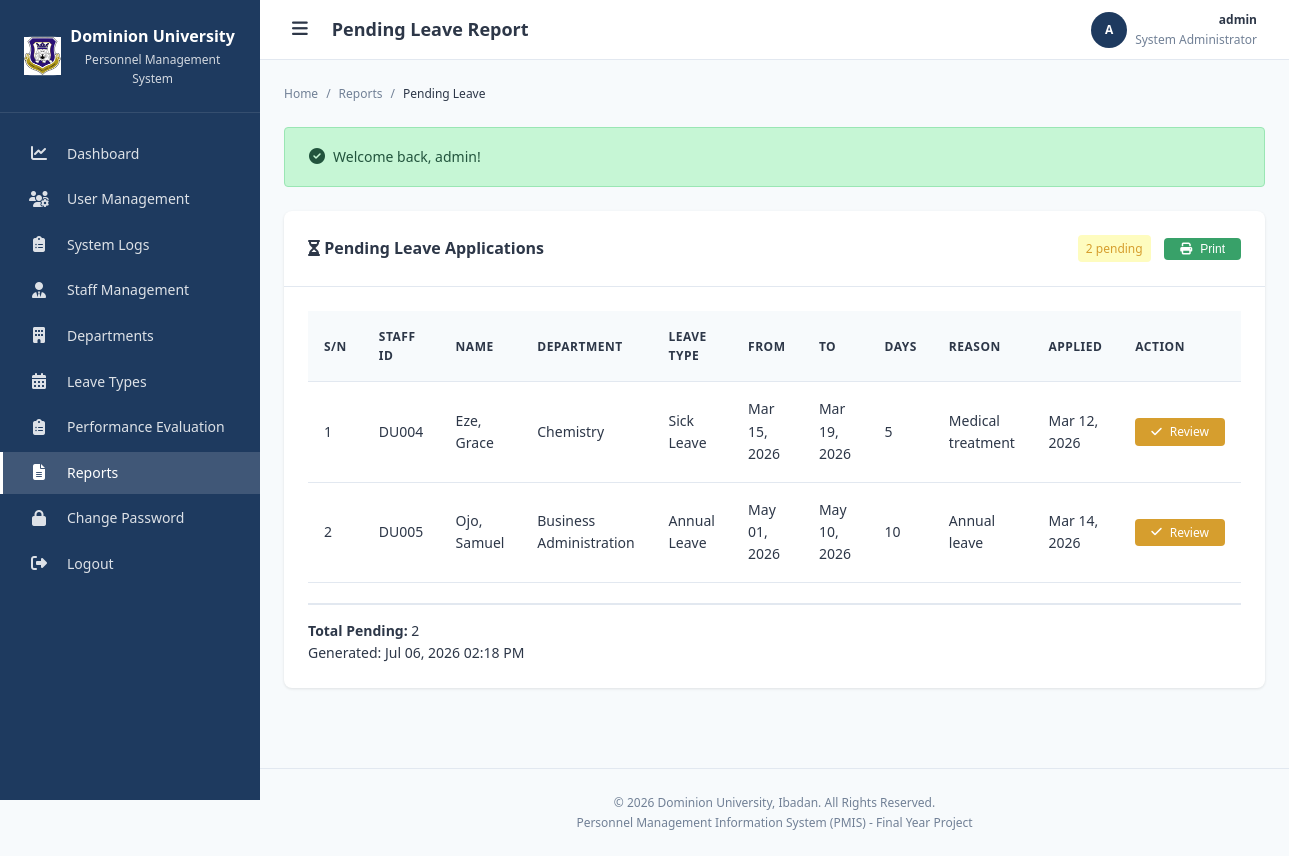
The app's page /modules/reports/leave_pending.php (signed in) with its own data.
### tables this page shows
CREATE TABLE leave_applications (
    id INT AUTO_INCREMENT PRIMARY KEY,
    staff_id INT NOT NULL,
    leave_type_id INT NOT NULL,
    start_date DATE NOT NULL,
    end_date DATE NOT NULL,
    total_days INT NOT NULL,
    reason TEXT NOT NULL,
    status ENUM('pending', 'approved', 'rejected') DEFAULT 'pending',
    hod_comment TEXT,
    hr_comment TEXT,
    applied_at TIMESTAMP DEFAULT CURRENT_TIMESTAMP,
    reviewed_at TIMESTAMP NULL,
    reviewed_by INT NULL,
    
     
    FOREIGN KEY (staff_id) REFERENCES staff(id) ON DELETE CASCADE ON UPDATE CASCADE,
    FOREIGN KEY (leave_type_id) REFERENCES leave_types(id) ON DELETE RESTRICT ON UPDATE CASCADE,
    FOREIGN KEY (reviewed_by) REFERENCES users(id) ON DELETE SET NULL ON UPDATE CASCADE,
    
     
    INDEX idx_leave_staff (staff_id),
    INDEX idx_leave_status (status),
    INDEX idx_leave_dates (start_date, end_date),
    INDEX idx_leave_applied (applied_at)
);

CREATE TABLE staff (
    id INT AUTO_INCREMENT PRIMARY KEY,
    staff_id VARCHAR(50) NOT NULL UNIQUE COMMENT 'Unique staff identification number',
    first_name VARCHAR(100) NOT NULL,
    last_name VARCHAR(100) NOT NULL,
    middle_name VARCHAR(100),
    gender ENUM('Male', 'Female', 'Other') NOT NULL,
    date_of_birth DATE,
    marital_status ENUM('Single', 'Married', 'Divorced', 'Widowed'),
    address TEXT,
    phone VARCHAR(20),
    email VARCHAR(100),
    next_of_kin VARCHAR(200),
    height VARCHAR(10),
    qualification VARCHAR(255),
    department_id INT,
    rank VARCHAR(100) COMMENT 'Job title/designation',
    employment_condition ENUM('Permanent', 'Contract', 'Temporary', 'Part-time') DEFAULT 'Permanent',
    date_recruited DATE,
    reason TEXT COMMENT 'Reason for employment/remarks',
    basic_salary DECIMAL(12, 2),
    staff_type ENUM('academic', 'non_academic') NOT NULL,
    passport_photo VARCHAR(255) COMMENT 'Path to passport photo',
    status ENUM('active', 'inactive', 'suspended') DEFAULT 'active',
    created_at TIMESTAMP DEFAULT CURRENT_TIMESTAMP,
    updated_at TIMESTAMP DEFAULT CURRENT_TIMESTAMP ON UPDATE CURRENT_TIMESTAMP,
    
     
    FOREIGN KEY (department_id) REFERENCES departments(id) ON DELETE SET NULL ON UPDATE CASCADE,
    
     
    INDEX idx_staff_id (staff_id),
    INDEX idx_staff_name (last_name, first_name),
    INDEX idx_staff_type (staff_type),
    INDEX idx_staff_status (status),
    INDEX idx_staff_dept (department_id)
);

CREATE TABLE departments (
    id INT AUTO_INCREMENT PRIMARY KEY,
    department_name VARCHAR(100) NOT NULL,
    department_code VARCHAR(20) UNIQUE,
    hod_staff_id INT NULL,
    description TEXT,
    created_at TIMESTAMP DEFAULT CURRENT_TIMESTAMP,
    updated_at TIMESTAMP DEFAULT CURRENT_TIMESTAMP ON UPDATE CURRENT_TIMESTAMP,
    INDEX idx_dept_name (department_name),
    INDEX idx_dept_code (department_code)
);

CREATE TABLE leave_types (
    id INT AUTO_INCREMENT PRIMARY KEY,
    leave_name VARCHAR(100) NOT NULL,
    max_days INT DEFAULT 0 COMMENT 'Maximum days allowed per year',
    description TEXT,
    created_at TIMESTAMP DEFAULT CURRENT_TIMESTAMP,
    updated_at TIMESTAMP DEFAULT CURRENT_TIMESTAMP ON UPDATE CURRENT_TIMESTAMP,
    INDEX idx_leave_name (leave_name)
);

### modules/reports/leave_pending.php (the view, shortened to what this page needs)
<?php
require_once '../../includes/functions.php';
require_once '../../includes/role_check.php';
$stmt = $pdo->query("
    SELECT la.*, lt.leave_name, s.first_name, s.last_name, s.staff_id as staff_code,
           d.department_name
    FROM leave_applications la
    JOIN leave_types lt ON la.leave_type_id = lt.id
    JOIN staff s ON la.staff_id = s.id
    LEFT JOIN departments d ON s.department_id = d.id
    WHERE la.status = 'pending'
    ORDER BY la.applied_at ASC
");
$pendingLeave = $stmt->fetchAll();
require_once '../../includes/header.php';
require_once '../../includes/sidebar.php';
?>
<div class="card">
    <div class="card-header">
        <h3 class="card-title"><i class="fas fa-hourglass-half"></i> Pending Leave Applications</h3>
        <div>
            <span class="badge badge-warning"><?php echo count($pendingLeave); ?> pending</span>
            <button type="button" class="btn btn-success btn-sm" onclick="window.print()" style="margin-left: 10px;">
                <i class="fas fa-print"></i> Print
            </button>
        </div>
    </div>
    <div class="card-body">
        <?php if (!empty($pendingLeave)): ?>
            <div class="table-container">
                <table class="data-table">
                    <thead>
                        <tr>
                            <th>S/N</th>
                            <th>Staff ID</th>
                            <th>Name</th>
                            <th>Department</th>
                            <th>Leave Type</th>
                            <th>From</th>
                            <th>To</th>
                            <th>Days</th>
                            <th>Reason</th>
                            <th>Applied</th>
                            <th>Action</th>
                        </tr>
                    </thead>
                    <tbody>
                        <?php $sn = 1; foreach ($pendingLeave as $leave): ?>
                            <tr>
                                <td><?php echo $sn++; ?></td>
                                <td><?php echo escapeOutput($leave['staff_code']); ?></td>
                                <td><?php echo escapeOutput($leave['last_name'] . ', ' . $leave['first_name']); ?></td>
                                <td><?php echo escapeOutput($leave['department_name'] ?? 'N/A'); ?></td>
                                <td><?php echo escapeOutput($leave['leave_name']); ?></td>
                                <td><?php echo formatDate($leave['start_date']); ?></td>
                                <td><?php echo formatDate($leave['end_date']); ?></td>
                                <td><?php echo $leave['total_days']; ?></td>
                                <td><?php echo escapeOutput(truncateText($leave['reason'], 30)); ?></td>
                                <td><?php echo formatDate($leave['applied_at']); ?></td>
                                <td>
                                    <a href="../leave/review.php" class="btn btn-sm btn-warning">
                                        <i class="fas fa-check"></i> Review
                                    </a>
                                </td>
                            </tr>
                        <?php endforeach; ?>
                    </tbody>
                </table>
            </div>
            <div style="margin-top: 20px; padding-top: 15px; border-top: 2px solid #e2e8f0;">
                <p><strong>Total Pending:</strong> <?php echo count($pendingLeave); ?></p>
                <p class="text-muted">Generated: <?php echo date('M d, Y h:i A'); ?></p>
            </div>
        <?php endif; ?>
    </div>
</div>
<?php require_once '../../includes/footer.php'; ?>

### assets/css/style.css (style rules this page uses)
:root { --primary-color: #1e3a5f; --primary-dark: #152a45; --primary-light: #2c5282; --secondary-color: #2d5a87; --accent-color: #3182ce; --bg-color: #f7fafc; --card-bg: #ffffff; --text-color: #2d3748; --text-muted: #718096; --border-color: #e2e8f0; --success-color: #38a169; --success-bg: #c6f6d5; --danger-color: #e53e3e; --danger-bg: #fed7d7; --warning-color: #d69e2e; --warning-bg: #fefcbf; --info-color: #3182ce; --info-bg: #bee3f8; --font-family: 'Segoe UI', Tahoma, Geneva, Verdana, sans-serif; --font-size-base: 14px; --font-size-sm: 12px; --font-size-lg: 16px; --font-size-xl: 18px; --font-size-2xl: 24px; --spacing-xs: 4px; --spacing-sm: 8px; --spacing-md: 16px; --spacing-lg: 24px; --spacing-xl: 32px; --radius-sm: 4px; --radius-md: 8px; --radius-lg: 12px; --shadow-sm: 0 1px 3px rgba(0, 0, 0, 0.1); --shadow-md: 0 4px 6px rgba(0, 0, 0, 0.1); --shadow-lg: 0 10px 15px rgba(0, 0, 0, 0.1); --sidebar-width: 260px; --sidebar-collapsed: 70px; --header-height: 60px; }
* { margin: 0; padding: 0; box-sizing: border-box; }
html { font-size: var(--font-size-base); }
body { font-family: var(--font-family); background-color: var(--bg-color); color: var(--text-color); line-height: 1.6; min-height: 100vh; }
a { text-decoration: none; color: var(--accent-color); transition: color 0.2s; }
.card { background: var(--card-bg); border-radius: var(--radius-md); box-shadow: var(--shadow-sm); margin-bottom: var(--spacing-lg); }
.card-header { padding: var(--spacing-lg); border-bottom: 1px solid var(--border-color); display: flex; align-items: center; justify-content: space-between; }
.card-title { font-size: var(--font-size-lg); font-weight: 600; color: var(--text-color); }
.card-body { padding: var(--spacing-lg); }
.table-container { overflow-x: auto; }
.data-table { width: 100%; border-collapse: collapse; }
.data-table th, .data-table td { padding: var(--spacing-md); text-align: left; border-bottom: 1px solid var(--border-color); }
.data-table th { background: var(--bg-color); font-weight: 600; color: var(--text-color); font-size: var(--font-size-sm); text-transform: uppercase; letter-spacing: 0.5px; }
.btn { display: inline-flex; align-items: center; justify-content: center; gap: var(--spacing-sm); padding: var(--spacing-sm) var(--spacing-lg); border: none; border-radius: var(--radius-sm); font-size: var(--font-size-base); font-weight: 500; cursor: pointer; transition: all 0.2s; text-decoration: none; }
.btn-success { background: var(--success-color); color: #fff; }
.btn-warning { background: var(--warning-color); color: #fff; }
.btn-sm { padding: var(--spacing-xs) var(--spacing-md); font-size: var(--font-size-sm); }
.badge { display: inline-block; padding: var(--spacing-xs) var(--spacing-sm); border-radius: var(--radius-sm); font-size: var(--font-size-sm); font-weight: 500; }
.badge-warning { background: var(--warning-bg); color: var(--warning-color); }

### records on screen
leave_applications: staff.staff_id "DU004", staff.first_name "Eze, Grace", departments.department_name "Chemistry", leave_type.leave_name "Sick Leave", start_date "Mar 15, 2026", end_date "Mar 19, 2026", total_days "5", reason "Medical treatment", applied_at "Mar 12, 2026"
leave_applications: staff.staff_id "DU005", staff.first_name "Ojo, Samuel", departments.department_name "Business Administration", leave_type.leave_name "Annual Leave", start_date "May 01, 2026", end_date "May 10, 2026", total_days "10", reason "Annual leave", applied_at "Mar 14, 2026"

### other values on screen
escapeOutput($pageTitle) "Pending Leave Report"
$currentUserInitials "A"
escapeOutput($currentUserName) "admin"
escapeOutput($currentUserRole) "System Administrator"
escapeOutput($name) "Reports"
escapeOutput($name) "Pending Leave"
escapeOutput($msg['message']) "Welcome back, admin!"
count($pendingLeave) "2"
